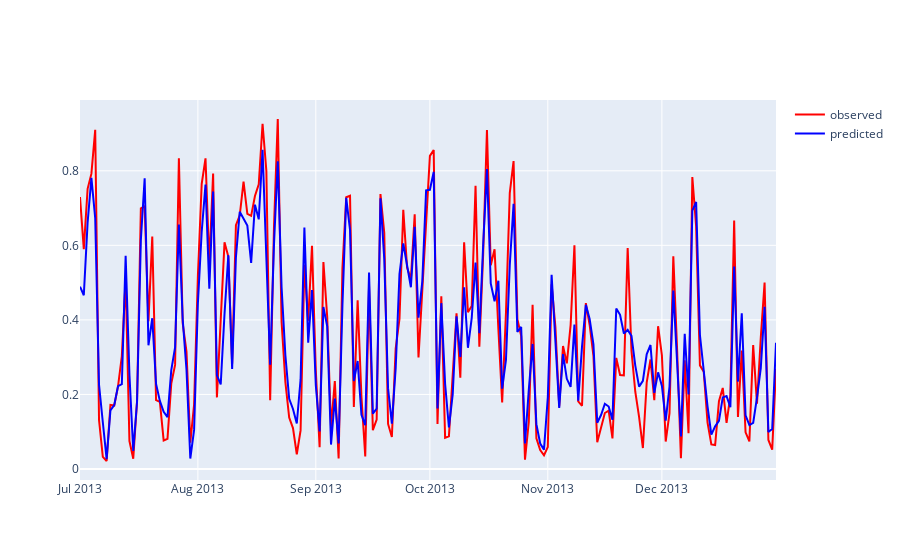

The cell this chart's notebook holds for it:
### Code cell
fig = go.Figure()

df_comparison_zone = df_comparison[df_comparison['ZONEID'] == 'Wind Farm 1']

fig.add_traces(
    go.Scatter(x=df_comparison_zone.index, y = df_comparison_zone['TARGETVAR_OBSERVED'], 
        mode = 'lines', line=dict(color='red',), name='observed',
    )
)

fig.add_traces(
    go.Scatter(x=df_comparison_zone.index, y = df_comparison_zone['TARGETVAR_PREDICTED'], 
        mode = 'lines', line=dict(color='blue',), name='predicted',
    )
)

### Figure 1 — Plotly figure (JSON) as saved in the notebook; plotly's stock layout.template omitted (floating-point values rounded to 4 significant figures; data arrays with more than 128 entries replaced by an {"elided": "..."} marker saying what was removed)
{"data": [{"line": {"color": "red"}, "mode": "lines", "name": "observed", "x": {"elided": "184 str values"}, "y": {"elided": "184 float values"}, "type": "scatter"}, {"line": {"color": "blue"}, "mode": "lines", "name": "predicted", "x": {"elided": "184 str values"}, "y": {"elided": "184 float values"}, "type": "scatter"}], "layout": {}}
